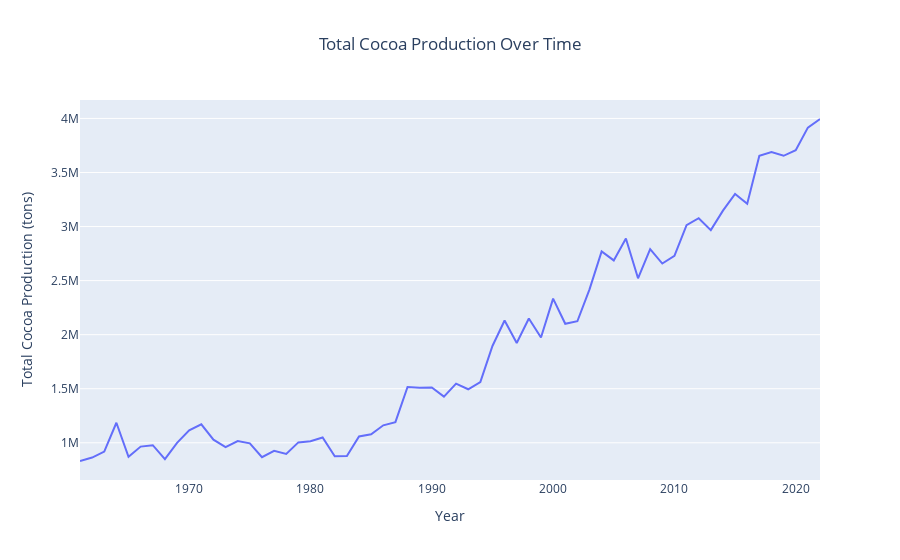

Here is the notebook cell this chart was saved with:
### Code cell
fig_total_production = px.line(total_production_df, x='Year', y='Total Production', title='Total Cocoa Production Over Time')

fig_total_production.update_layout(
    xaxis_title='Year',
    yaxis_title='Total Cocoa Production (tons)',
    title_x=0.5,
    xaxis=dict(showgrid=False),  
    yaxis=dict(showgrid=True),   
)


fig_total_production.show()

### Figure 1 — Plotly figure (JSON) as saved in the notebook; plotly's stock layout.template omitted (floating-point values rounded to 4 significant figures)
{"data": [{"hovertemplate": "Year=%{x}<br>Total Production=%{y}<extra></extra>", "legendgroup": "", "line": {"color": "#636efa", "dash": "solid"}, "marker": {"symbol": "circle"}, "mode": "lines", "name": "", "orientation": "v", "showlegend": false, "type": "scatter", "x": [1961, 1962, 1963, 1964, 1965, 1966, 1967, 1968, 1969, 1970, 1971, 1972, 1973, 1974, 1975, 1976, 1977, 1978, 1979, 1980, 1981, 1982, 1983, 1984, 1985, 1986, 1987, 1988, 1989, 1990, 1991, 1992, 1993, 1994, 1995, 1996, 1997, 1998, 1999, 2000, 2001, 2002, 2003, 2004, 2005, 2006, 2007, 2008, 2009, 2010, 2011, 2012, 2013, 2014, 2015, 2016, 2017, 2018, 2019, 2020, 2021, 2022], "xaxis": "x", "y": [831680, 863270, 918810, 1185449, 869822, 964869, 977952, 849454, 998935, 1115045, 1171350, 1028724, 959463, 1016749, 995187, 866725, 926469, 897431, 1003875, 1015020, 1049598, 874790, 876869, 1058056, 1078430, 1161657, 1190640, 1516095, 1510290, 1511059, 1427399, 1547401, 1495260, 1562376, 1895651, 2130753, 1923131, 2149772, 1974438, 2333605, 2100900, 2124248, 2419163, 2770537, 2686798, 2889837, 2521287, 2791582, 2657971, 2728392, 3013385, 3077501, 2966825, 3147155, 3301386, 3211307, 3654552, 3690190, 3654404, 3706122, 3915544, 3994763], "yaxis": "y"}], "layout": {"autosize": true, "legend": {"tracegroupgap": 0}, "title": {"text": "Total Cocoa Production Over Time", "x": 0.5}, "xaxis": {"anchor": "y", "autorange": true, "domain": [0, 1], "range": [1961, 2022], "showgrid": false, "title": {"text": "Year"}, "type": "linear"}, "yaxis": {"anchor": "x", "autorange": true, "domain": [0, 1], "range": [656000.0, 4170000.0], "showgrid": true, "title": {"text": "Total Cocoa Production (tons)"}, "type": "linear"}}}
